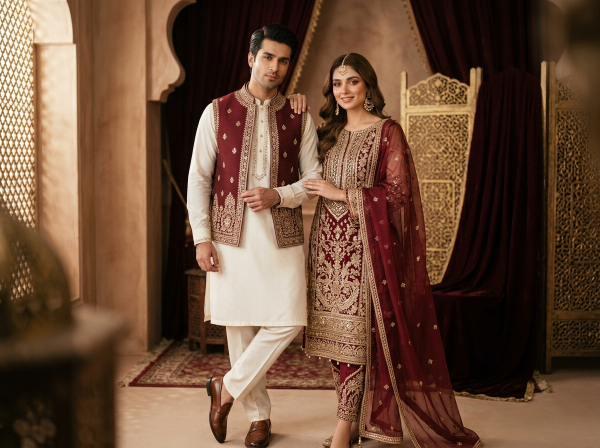
#> input picture assets/onboarding_1.jpg, 1200 x 896 px (shown at 1/2 size)
$ python -i colors.py   (imports and definitions only)
#> lines starting #> are read from the running program, lines starting #| are printed output that depends on the picture
"""Extract dominant garment colours from a product photo.

Used only when a brand doesn't expose colour as a Shopify variant option
(Sana Safinaz, Gul Ahmed, Generation ...). Downloads the image, ignores the
near-white studio background and very dark shadows, quantises the rest, and
returns the most common swatches as hex.

Results are cached in data/color_cache.json keyed by image URL.
"""
from __future__ import annotations

import io
import json
from pathlib import Path

import httpx
from PIL import Image

CACHE = Path(__file__).parent / "data" / "color_cache.json"
UA = "Mozilla/5.0 (LibasAI-Aggregator; FYP research)"


def _load_cache() -> dict[str, list[str]]:
    try:
        return json.loads(CACHE.read_text())
#> (reads scraper/data/color_cache.json from the repository)
    except (FileNotFoundError, ValueError):
        return {}


def _save_cache(cache: dict) -> None:
    CACHE.parent.mkdir(parents=True, exist_ok=True)
    CACHE.write_text(json.dumps(cache, indent=0))


def _is_background(r: int, g: int, b: int) -> bool:
    mx, mn = max(r, g, b), min(r, g, b)
    if mx > 238 and mx - mn < 14:      # near-white / paper backdrop
        return True
    if mx < 28:                        # near-black shadow
        return True
    if mx - mn < 10 and 90 < mx < 200:  # flat grey wall
        return True
    return False


def dominant_colors(image_url: str, *, n: int = 3, client: httpx.Client | None = None) -> list[str]:
    own = client is None
    client = client or httpx.Client(headers={"User-Agent": UA}, timeout=25, follow_redirects=True)
    try:
        resp = client.get(image_url)
        resp.raise_for_status()
        im = Image.open(io.BytesIO(resp.content)).convert("RGB")
    except Exception:
        return []
    finally:
        if own:
            client.close()

    # centre-crop a bit (edges are usually backdrop) then shrink
    w, h = im.size
    im = im.crop((int(w * 0.15), int(h * 0.10), int(w * 0.85), int(h * 0.95)))
    im = im.resize((90, 120))
    q = im.quantize(colors=12, method=Image.Quantize.FASTOCTREE)
    palette = q.getpalette()
    counts = sorted(q.getcolors(), reverse=True)  # (count, index)

    out: list[str] = []
    for count, idx in counts:
        r, g, b = palette[idx * 3: idx * 3 + 3]
        if _is_background(r, g, b):
            continue
        hex_ = f"#{r:02X}{g:02X}{b:02X}"
        if all(_dist(hex_, o) > 40 for o in out):  # skip near-duplicates
            out.append(hex_)
        if len(out) >= n:
            break
    return out


def _dist(a: str, b: str) -> float:
    ar, ag, ab = int(a[1:3], 16), int(a[3:5], 16), int(a[5:7], 16)
    br, bg, bb = int(b[1:3], 16), int(b[3:5], 16), int(b[5:7], 16)
    return ((ar - br) ** 2 + (ag - bg) ** 2 + (ab - bb) ** 2) ** 0.5


_cache = _load_cache()


def dominant_colors_cached(image_url: str, client: httpx.Client | None = None) -> list[str]:
    if image_url not in _cache:
        _cache[image_url] = dominant_colors(image_url, client=client)
        _save_cache(_cache)
    return _cache[image_url]

>>> import cv2
>>> picture = cv2.imread('../assets/onboarding_1.jpg', cv2.IMREAD_GRAYSCALE)
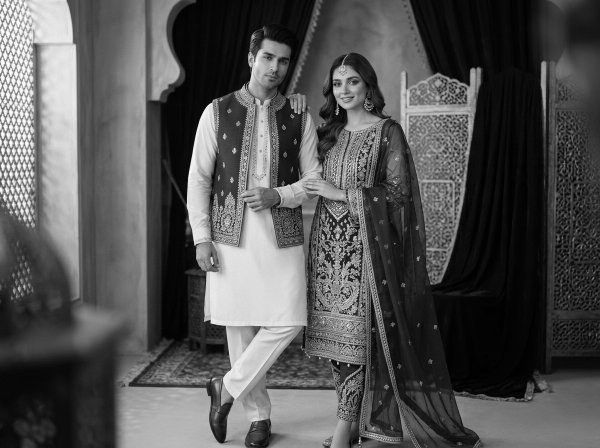
#> picture: shape (896, 1200) (shown at 1/2 size); min 0, max 255, mean 83.1
>>> result = dominant_colors(picture)
#> (the run stopped early here; a loop or call above may not have finished)
